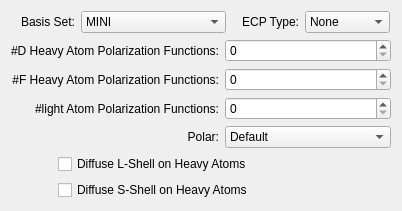
         <widget class="QWidget" name="basisWidget">
          <layout class="QGridLayout">
           <item row="1" column="0">
            <widget class="QLabel" name="label_24">
             <property name="text">
              <string>#D Heavy Atom Polarization Functions:</string>
             </property>
             <property name="alignment">
              <set>Qt::AlignRight|Qt::AlignTrailing|Qt::AlignVCenter</set>
             </property>
            </widget>
           </item>
           <item row="0" column="3">
            <layout class="QHBoxLayout">
             <item>
              <widget class="QComboBox" name="basisECPCombo">
               <item>
                <property name="text">
                 <string>None</string>
                </property>
               </item>
               <item>
                <property name="text">
                 <string>Read</string>
                </property>
               </item>
               <item>
                <property name="text">
                 <string>SBKJC</string>
                </property>
               </item>
               <item>
                <property name="text">
                 <string>Hay-Wadt</string>
                </property>
               </item>
              </widget>
             </item>
             <item>
              <spacer>
               <property name="orientation">
                <enum>Qt::Horizontal</enum>
               </property>
               <property name="sizeHint" stdset="0">
                <size>
                 <width>1</width>
                 <height>20</height>
                </size>
               </property>
              </spacer>
             </item>
            </layout>
           </item>
           <item row="5" column="0" colspan="3">
            <layout class="QGridLayout">
             <item row="1" column="1">
              <widget class="QCheckBox" name="basisSCheck">
               <property name="text">
                <string>Diffuse S-Shell on Heavy Atoms</string>
               </property>
              </widget>
             </item>
             <item row="0" column="1">
              <widget class="QCheckBox" name="basisLCheck">
               <property name="text">
                <string>Diffuse L-Shell on Heavy Atoms</string>
               </property>
              </widget>
             </item>
             <item row="0" column="0">
              <spacer>
               <property name="orientation">
                <enum>Qt::Horizontal</enum>
               </property>
               <property name="sizeHint" stdset="0">
                <size>
                 <width>10</width>
                 <height>20</height>
                </size>
               </property>
              </spacer>
             </item>
             <item row="1" column="2">
              <spacer>
               <property name="orientation">
                <enum>Qt::Horizontal</enum>
               </property>
               <property name="sizeHint" stdset="0">
                <size>
                 <width>40</width>
                 <height>20</height>
                </size>
               </property>
              </spacer>
             </item>
            </layout>
           </item>
           <item row="0" column="0" colspan="2">
            <layout class="QHBoxLayout">
             <item>
              <spacer>
               <property name="orientation">
                <enum>Qt::Horizontal</enum>
               </property>
               <property name="sizeHint" stdset="0">
                <size>
                 <width>10</width>
                 <height>20</height>
                </size>
               </property>
              </spacer>
             </item>
             <item>
              <widget class="QLabel" name="label_19">
               <property name="text">
                <string>Basis Set:</string>
               </property>
               <property name="alignment">
                <set>Qt::AlignRight|Qt::AlignTrailing|Qt::AlignVCenter</set>
               </property>
               <property name="buddy">
                <cstring>basisSetCombo</cstring>
               </property>
              </widget>
             </item>
             <item>
              <widget class="QComboBox" name="basisSetCombo">
               <item>
                <property name="text">
                 <string>MINI</string>
                </property>
               </item>
               <item>
                <property name="text">
                 <string>MIDI</string>
                </property>
               </item>
               <item>
                <property name="text">
                 <string>STO-2G</string>
                </property>
               </item>
               <item>
                <property name="text">
                 <string>STO-3G</string>
                </property>
               </item>
               <item>
                <property name="text">
                 <string>STO-4G</string>
                </property>
               </item>
               <item>
                <property name="text">
                 <string>STO-5G</string>
                </property>
               </item>
               <item>
                <property name="text">
                 <string>STO-6G</string>
                </property>
               </item>
               <item>
                <property name="text">
                 <string>3-21G</string>
                </property>
               </item>
               <item>
                <property name="text">
                 <string>6-21G</string>
                </property>
               </item>
               <item>
                <property name="text">
                 <string>4-31G</string>
                </property>
               </item>
               <item>
                <property name="text">
                 <string>5-31G</string>
                </property>
               </item>
               <item>
                <property name="text">
                 <string>6-31G</string>
                </property>
               </item>
               <item>
                <property name="text">
                 <string>6-311G</string>
                </property>
               </item>
               <item>
                <property name="text">
                 <string>Double Zeta Valence</string>
                </property>
               </item>
               <item>
                <property name="text">
                 <string>Dunning/Hay DZ</string>
                </property>
               </item>
               <item>
                <property name="text">
                 <string>Triple Zeta Valence</string>
                </property>
               </item>
               <item>
                <property name="text">
                 <string>McLean/Chandler</string>
                </property>
               </item>
               <item>
                <property name="text">
                 <string>SBKJA Valence</string>
                </property>
               </item>
               <item>
                <property name="text">
                 <string>Hay/Wadt Valence</string>
                </property>
               </item>
               <item>
                <property name="text">
                 <string>MNDO</string>
                </property>
               </item>
               <item>
                <property name="text">
                 <string>AM1</string>
                </property>
               </item>
               <item>
                <property name="text">
                 <string>PM3</string>
                </property>
               </item>
              </widget>
             </item>
             <item>
              <spacer>
               <property name="orientation">
                <enum>Qt::Horizontal</enum>
               </property>
               <property name="sizeHint" stdset="0">
                <size>
                 <width>10</width>
                 <height>20</height>
                </size>
               </property>
              </spacer>
             </item>
            </layout>
           </item>
           <item row="1" column="1" colspan="3">
            <widget class="QSpinBox" name="basisDSpin">
             <property name="maximum">
              <number>3</number>
             </property>
            </widget>
           </item>
           <item row="2" column="1" colspan="3">
            <widget class="QSpinBox" name="basisFSpin">
             <property name="maximum">
              <number>3</number>
             </property>
            </widget>
           </item>
           <item row="0" column="2">
            <widget class="QLabel" name="label_22">
             <property name="text">
              <string>ECP Type:</string>
             </property>
             <property name="alignment">
              <set>Qt::AlignRight|Qt::AlignTrailing|Qt::AlignVCenter</set>
             </property>
             <property name="buddy">
              <cstring>basisECPCombo</cstring>
             </property>
            </widget>
           </item>
           <item row="4" column="1" colspan="3">
            <widget class="QComboBox" name="basisPolarCombo">
             <item>
              <property name="text">
               <string>Default</string>
              </property>
             </item>
             <item>
              <property name="text">
               <string>Pople</string>
              </property>
             </item>
             <item>
              <property name="text">
               <string>Pople N311</string>
              </property>
             </item>
             <item>
              <property name="text">
               <string>Dunning</string>
              </property>
             </item>
             <item>
              <property name="text">
               <string>Huzinaga</string>
              </property>
             </item>
             <item>
              <property name="text">
               <string>Hondo7</string>
              </property>
             </item>
            </widget>
           </item>
           <item row="2" column="0">
            <widget class="QLabel" name="label_20">
             <property name="text">
              <string>#F Heavy Atom Polarization Functions:</string>
             </property>
             <property name="alignment">
              <set>Qt::AlignRight|Qt::AlignTrailing|Qt::AlignVCenter</set>
             </property>
            </widget>
           </item>
           <item row="3" column="0">
            <widget class="QLabel" name="label_21">
             <property name="text">
              <string>#light Atom Polarization Functions:</string>
             </property>
             <property name="alignment">
              <set>Qt::AlignRight|Qt::AlignTrailing|Qt::AlignVCenter</set>
             </property>
            </widget>
           </item>
           <item row="3" column="1" colspan="3">
            <widget class="QSpinBox" name="basisLightSpin">
             <property name="maximum">
              <number>3</number>
             </property>
            </widget>
           </item>
           <item row="4" column="0">
            <widget class="QLabel" name="label_23">
             <property name="text">
              <string>Polar:</string>
             </property>
             <property name="alignment">
              <set>Qt::AlignRight|Qt::AlignTrailing|Qt::AlignVCenter</set>
             </property>
             <property name="buddy">
              <cstring>basisPolarCombo</cstring>
             </property>
            </widget>
           </item>
           <item row="6" column="0">
            <spacer>
             <property name="orientation">
              <enum>Qt::Vertical</enum>
             </property>
             <property name="sizeHint" stdset="0">
              <size>
               <width>20</width>
               <height>0</height>
              </size>
             </property>
            </spacer>
           </item>
          </layout>
         </widget>
